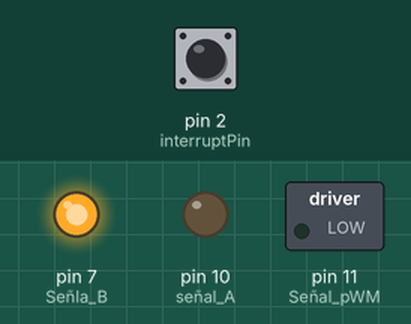
Simulated run of this sketch. Board: Arduino Uno, built with avr-gcc and run on an emulated ATmega328P. Shown: switched loads named in the sketch (green lamp = pin HIGH), output pins drawn as LEDs (lit = HIGH). The test bench sets the inputs (shaded band); at power-on: pin 2 (interruptPin) LOW. What the sketch prints to the serial monitor is not drawn.

Above: at 1.2 s.
1.3 s: pin 2 (interruptPin) pulled HIGH for 0.15 s
At 3.7 s:
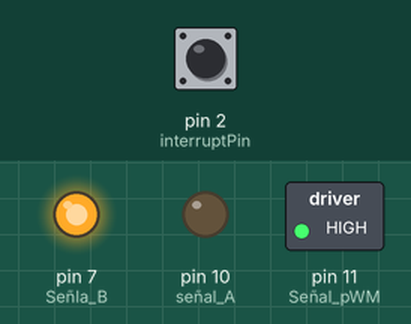
Timing chart, 0 to 5.2 s (numbered marks = the images above; inputs shaded):
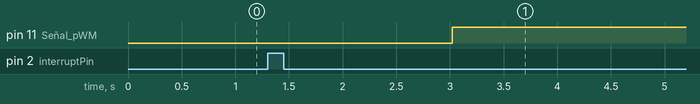

The sketch:

Encoder_PI.ino
```cpp
#include <TimerOne.h>

//Declaración de Variables
float error = 0;
float errorI = 0;
float salidaM = 0;
//////////////////////////////////////////////////////////////////////////////////////////////////////////////////

// Pin 2 para señal de encoder
const int interruptPin = 2;
//const int SeñalA = 10; //señal a puente h
//const int SeñalB = 9; //señal b puente h
//const int Enable = 11; //señal Enable puente H

// Contador: cuenta las interrupciones debido a un flanco de subida en el encoder
long unsigned int counter = 0;

// Variable para registrar la velocidad del motor.
double  VelocidadEnRPM = 0.0;
// Tiempo transcurrido
float tiempo=0.0;
// PWM
int entrada=0;
////////////////////////////////////////////////////////////////////////////////////////////////////////////////////
//Configuración de Pines
void setup() {

  // El Pin interruptPin es entrada, se conecta a la señal del encoder Canal A (tren de pulsos).
  pinMode(interruptPin, INPUT);
  pinMode(10, OUTPUT);//señal A
  pinMode(11, OUTPUT);//Señal pWM
  pinMode(7, OUTPUT);//Señla B

  digitalWrite(10, LOW);
  digitalWrite(7, HIGH);
  // Interrupción Encoder: cada vez que haya un flanco de subida en el interruptPin se ejecutará la
  // función counting que es una Interrupt Service Routine (ISR).

  attachInterrupt(digitalPinToInterrupt(interruptPin), ISR_counting, RISING);

  // Timer1: Se dispara cada 20000 microsegundos=0.02 Segundos.
  Timer1.initialize(20000);
  // Activa la interrupción: Ejecuta la función RevolucionesPorMinuto
  Timer1.attachInterrupt(ISR_RevolucionesPorMinuto);

  //Inicializar la transmisión serial bit/s (9600)
  Serial.begin(9600);
}

//Loop infinito
void loop() {
if (tiempo<=3)
{
entrada=0;
}
else
{
entrada=80;
}
error=entrada-VelocidadEnRPM; //calculamos error
errorI=errorI+0.02*error; // calculamos error integral
salidaM=(3*error)+(40*errorI); //modificamos la salida
if (salidaM>255) //limites reales maximos
{
salidaM=255;
}
else if (salidaM<0) //limites reales minimos
{
salidaM=0;
}
analogWrite(11,salidaM);
}
//Funcion Contador
// Se incrementa la variable counter
//cada vez que el encoder tiene un flanco de subida

void ISR_counting() {
//Contador
counter++;
}

void ISR_RevolucionesPorMinuto(){
  // Velocidad en Revoluciones por minuto: esta parte "(counter/CuentasPorRevolucion)/Ts"
  // da las revoluciones por segundo a las que gira el encoder,
  // se multiplica por 60 segundos para obtener esta velocidad en RPM
  VelocidadEnRPM = 60*counter/(12*34*0.02);   //pulsos por revolucio,relacion del moto reductor,tiempo


  tiempo = tiempo + 0.02;

  // Se imprime el valor del DutyCycle y de la velocidad del motor en RPM
  Serial.println(VelocidadEnRPM);

  // Se reinicia el contador para que vuelva a contar hasta la siguiente interrupción.
  counter = 0;
}
```
